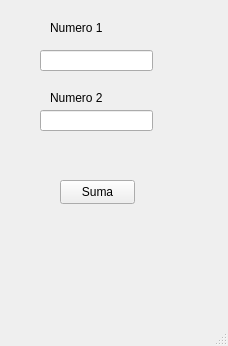
<?xml version="1.0" encoding="UTF-8"?>
<ui version="4.0">
 <class>MainWindow</class>
 <widget class="QMainWindow" name="MainWindow">
  <property name="geometry">
   <rect>
    <x>0</x>
    <y>0</y>
    <width>228</width>
    <height>346</height>
   </rect>
  </property>
  <property name="windowTitle">
   <string>MainWindow</string>
  </property>
  <widget class="QWidget" name="centralwidget">
   <widget class="QLineEdit" name="campo_num1">
    <property name="geometry">
     <rect>
      <x>40</x>
      <y>50</y>
      <width>113</width>
      <height>21</height>
     </rect>
    </property>
   </widget>
   <widget class="QLineEdit" name="campo_num2">
    <property name="geometry">
     <rect>
      <x>40</x>
      <y>110</y>
      <width>113</width>
      <height>21</height>
     </rect>
    </property>
   </widget>
   <widget class="QLabel" name="label">
    <property name="geometry">
     <rect>
      <x>50</x>
      <y>20</y>
      <width>81</width>
      <height>16</height>
     </rect>
    </property>
    <property name="text">
     <string>Numero 1</string>
    </property>
   </widget>
   <widget class="QLabel" name="label_2">
    <property name="geometry">
     <rect>
      <x>50</x>
      <y>90</y>
      <width>81</width>
      <height>16</height>
     </rect>
    </property>
    <property name="text">
     <string>Numero 2</string>
    </property>
   </widget>
   <widget class="QPushButton" name="boton_sumar">
    <property name="geometry">
     <rect>
      <x>60</x>
      <y>180</y>
      <width>75</width>
      <height>24</height>
     </rect>
    </property>
    <property name="text">
     <string>Suma</string>
    </property>
   </widget>
  </widget>
  <widget class="QMenuBar" name="menubar">
   <property name="geometry">
    <rect>
     <x>0</x>
     <y>0</y>
     <width>228</width>
     <height>22</height>
    </rect>
   </property>
  </widget>
  <widget class="QStatusBar" name="statusbar"/>
 </widget>
 <resources/>
 <connections/>
</ui>
